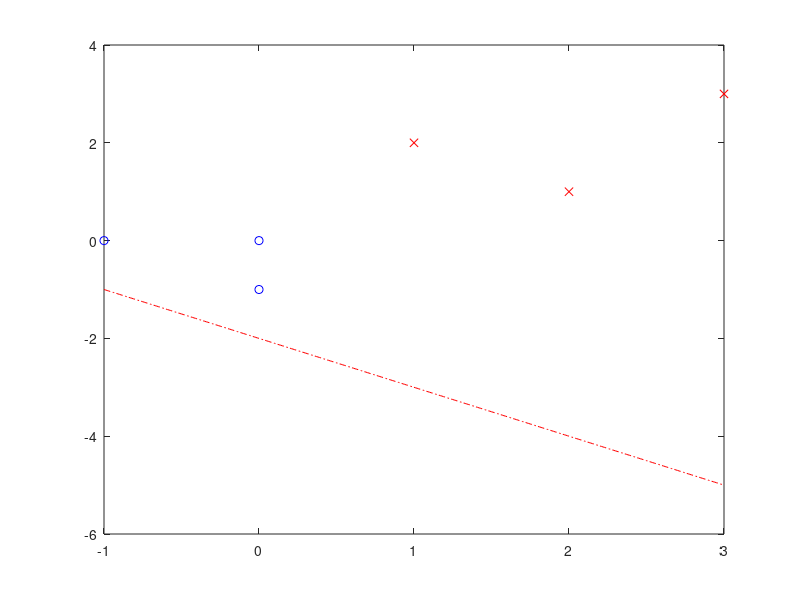

Write MATLAB code to recreate this figure. (Note: this script raises an error after producing the figure.)
function Perceptron ()
    clear all; 
    close all;
    DataPoints = [-1 0; 0 0; 0 -1; 1 2; 2 1; 3 3;];
    DataPoints = DataPoints'; 
    DataLabel = [-1 -1 -1 1 1 1];
    class1Pts = DataPoints (:, DataLabel == -1); 
    class2Pts = DataPoints (:, DataLabel == 1);
    plot (class1Pts (1, :), class1Pts (2, :), 'bo', class2Pts (1, :), class2Pts (2, :), 'rx');
    w = findSepLine (class1Pts, class2Pts);
end

function W = findSepLine (class1Pts, class2Pts)
    class1Pts  = [ones(1, size(class1Pts, 2)); class1Pts];
    class2Pts = [ones(1, size(class2Pts, 2)); class2Pts];
    %x = y line
    W = [0 -1 1];
    %X range for plotting the line
    xMin = min ([class1Pts(2, :), class2Pts(2, :)]);
    xMax = max ([class1Pts(2, :), class2Pts(2, :)]);
    xrange = xMin:0.01:xMax; 
    alpha = 0.2;
    for i = 1:1000
        %Generate Y Points on the boundary
        y = -W(2)/W(3)*xrange - W(1)/W(3);
        clf; 
        plot (class1Pts (2, :), class1Pts (3, :), 'bo', class2Pts (2, :), class2Pts (3, :), 'rx');
        hold on;
        plot (xrange, y,'-.r');
        %pause (1); %Plot the boundary
        
        %Pick misclassified samples from negative class
        predClss1 = class1Pts'*W'; %Predict class for negative class samples
        pickdmcSaC1 = class1Pts(:,predClss1>0); %pick those which are wrongly predicted as positive
        sumdxX1 = sum(pickdmcSaC1, 2); %compute gradient contribution from negative samples
        
        %Pick misclassified samples from positive class
        predClss2 = class2Pts'*W'; %Predict class for positive class samples
        pickdmcSaC2 = class2Pts(:,predClss2<0); % pick those which are predicted as from negative class
        sumdxX2 = sum(pickdmcSaC2, 2); %compute gradient contribution from negative samples
        errCst = sumdxX1 + sumdxX2;%compute gradient for both negative and positive class
        W = W - alpha*errCst; %apply gradient descent
        
        if (isempty (pickdmcSaC1) && isempty (pickdmcSaC2))
            %if no misclassified samples 
            return
        end
    end
end